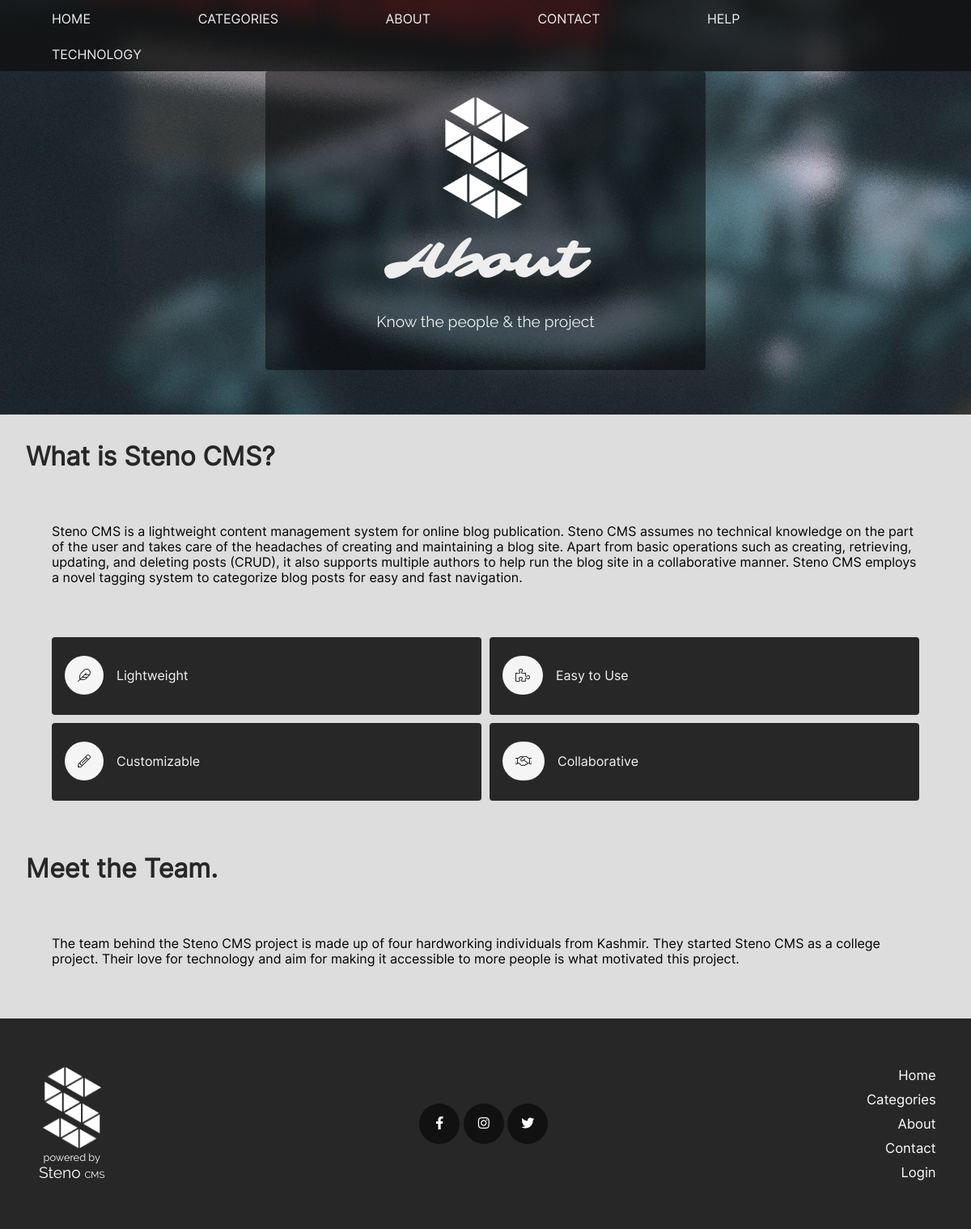
Page /about.php on the committed database.
### tables this page shows
CREATE TABLE `categories` (
  `id` int(11) NOT NULL,
  `name` varchar(30) NOT NULL,
  `show_on_homepage` tinyint(1) NOT NULL DEFAULT 0,
  `show_on_navbar` tinyint(1) NOT NULL DEFAULT 0
);

CREATE TABLE `main_pages` (
  `id` int(11) NOT NULL,
  `page_name` varchar(30) NOT NULL,
  `title` varchar(30) NOT NULL,
  `caption` varchar(60) NOT NULL,
  `show_on_nav` tinyint(1) NOT NULL DEFAULT 1
);

CREATE TABLE `links` (
  `name` varchar(30) NOT NULL,
  `url` varchar(60) NOT NULL,
  `enabled` tinyint(1) NOT NULL DEFAULT 0
);

### about.php (the view, shortened to what this page needs)
<?php
    require_once("includes/db_connect.php");
    require_once("includes/functions.php");
    $banner_info = get_banner_info("about");
    $title = $banner_info["title"];
    $caption = $banner_info["caption"];
?>
<!DOCTYPE html>
<html lang="en">
<head>
    <link rel="stylesheet" href="css/all.min.css" type="text/css">
    <link rel="stylesheet" href="css/light.min.css" type="text/css">
    <link rel="stylesheet" href="css/custom/about.php" type="text/css">
</head>
<body>
    <?php require_once("includes/nav.php"); ?>
    <?php echo (get_banner($title, $caption)); ?>
    <h1>What is Steno CMS?</h1>
    <p>Steno CMS is a lightweight content management system for online blog publication. Steno CMS assumes no technical knowledge on the part of the user and takes care of the headaches of creating and maintaining a blog site. Apart from basic operations such as creating, retrieving, updating, and deleting posts (CRUD), it also supports multiple authors to help run the blog site in a collaborative manner. Steno CMS employs a novel tagging system to categorize blog posts for easy and fast navigation.</p>
    <ul class="features">
        <li><span class="fal fa-feather"></span>Lightweight</li>
        <li><span class="fal fa-puzzle-piece"></span>Easy to Use</li>
        <li><span class="fal fa-pencil-alt"></span>Customizable</li>
        <li><span class="fal fa-handshake"></span>Collaborative</li>
    </ul>
    <h1>Meet the Team.</h1>
    <p>The team behind the Steno CMS project is made up of four hardworking individuals from Kashmir. They started Steno CMS as a college project. Their love for technology and aim for making it accessible to more people is what motivated this project.</p>
    <?php require_once("includes/footer.php"); ?>
</body>
</html>

### includes/nav.php (shortened to what this page needs)
<?php
    function get_pages_nav_info() {
        global $connection;
        $query = "SELECT `show_on_nav` FROM `main_pages`";
        $result = mysqli_query($connection, $query);
        return $result;
    }
    function get_categories_nav_info() {
        global $connection;
        $query = "SELECT `id`, `name`, `show_on_navbar` FROM `categories` WHERE 1";
        $result = mysqli_query($connection, $query);
        return $result;
    }
    $main_pages = get_pages_nav_info();
    $nav_categories = get_categories_nav_info()
?>
<nav>
    <ul>
        <?php  mysqli_fetch_assoc($main_pages)["show_on_nav"] ? print('<li><a href=".">HOME</a></li>'):print('');?>
        <?php  mysqli_fetch_assoc($main_pages)["show_on_nav"] ? print('<li><a href="categories">CATEGORIES</a></li>'):print('');?>
        <?php  mysqli_fetch_assoc($main_pages)["show_on_nav"] ? print('<li><a href="about">ABOUT</a></li>'):print('');?>
        <?php  mysqli_fetch_assoc($main_pages)["show_on_nav"] ? print('<li><a href="contact">CONTACT</a></li>'):print('');?>
        <?php
            while($current = mysqli_fetch_assoc($nav_categories)){
                $current["show_on_navbar"] ? print("<li><a href=\"categories?q=" . $current["id"] . "\">" . strtoupper($current["name"]) . "</a></li>"):print("");
            }
        ?>
    </ul>
</nav>

### includes/functions.php (shortened to what this page needs)
<?php
    function confirm_query($result) {
        if(!$result) {
            die("Database query failed.");
        }
        else return $result;
    }
    function get_banner($title, $caption) {
        $banner = '
        <div class="banner">
            <div class="strip">
                <a href="index" class="logo"></a>
                <p class="title">'.$title.'</p>
                <div class="caption">'.$caption.'</div>
            </div>
        </div>';
        return($banner);
    }
    function get_banner_info($page_name) {
        global $connection;
        $query = "SELECT `title`, `caption` FROM `main_pages` WHERE `page_name` = '{$page_name}'";
        $result = mysqli_query($connection, $query);
        return mysqli_fetch_assoc($result);
    }
?>

### rows in the picture
categories: name "HELP"
categories: name "TECHNOLOGY"
main_pages: title "About", caption "Know the people & the project"
